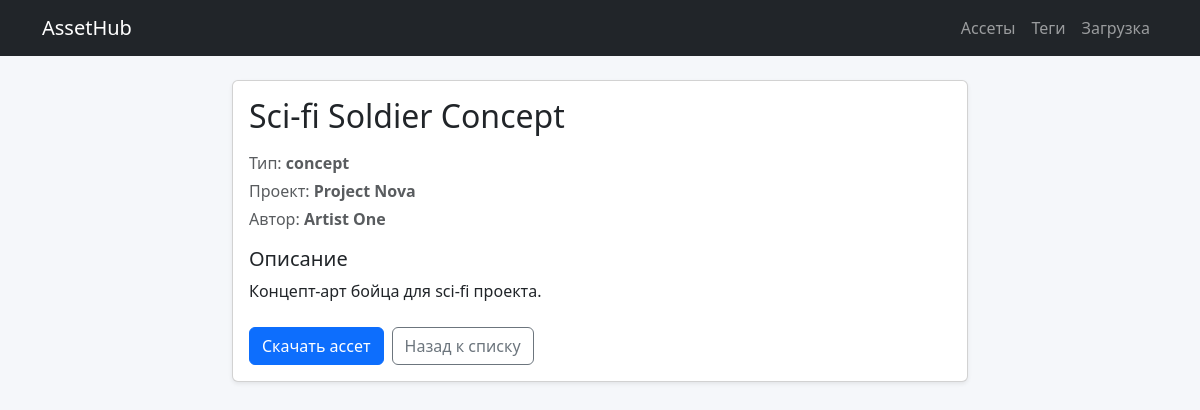
The page /assets/1 on the database its author committed.
### app/models/asset.py (models this page shows, shortened)
class Asset(db.Model):
    __tablename__ = "assets"
    id = db.Column(db.Integer, primary_key=True)
    title = db.Column(db.String(255), nullable=False)
    description = db.Column(db.Text)
    asset_type = db.Column(db.String(50), nullable=False)  # concept, 3d_model, texture и тд
    file_path = db.Column(db.String(512), nullable=False)
    preview_path = db.Column(db.String(512))
    project_name = db.Column(db.String(255))
    author_name = db.Column(db.String(255))
    created_at = db.Column(db.DateTime, default=datetime.utcnow)
    updated_at = db.Column(db.DateTime, onupdate=datetime.utcnow)
    tags = db.relationship(
        "Tag",
        secondary="asset_tags",
        back_populates="assets"
    )

### app/controllers/assets.py (the view)
@assets_bp.route("/<int:asset_id>")
def asset_detail(asset_id):
    asset = Asset.query.get(asset_id)
    if asset is None:
        abort(404)
    return render_template("assets/detail.html", asset=asset)

### app/templates/assets/detail.html (shortened to what this page needs)
{% extends "base.html" %}
{% block content %}
<div class="row">
    <div class="col-md-8 mx-auto">
        <div class="card shadow-sm mb-4">
            <div class="card-body">
                <h2 class="card-title mb-3">{{ asset.title }}</h2>
                <p class="text-muted mb-1">
                    Тип: <strong>{{ asset.asset_type }}</strong>
                </p>
                <p class="text-muted mb-1">
                    Проект: <strong>{{ asset.project_name or "—" }}</strong>
                </p>
                <p class="text-muted mb-3">
                    Автор: <strong>{{ asset.author_name or "—" }}</strong>
                </p>
                {% if asset.description %}
                    <h5>Описание</h5>
                    <p>{{ asset.description }}</p>
                {% endif %}
                <div class="mt-4 d-flex gap-2">
                    <a href="{{ url_for('assets.download_asset', asset_id=asset.id) }}"
                       class="btn btn-primary">
                        Скачать ассет
                    </a>
                    <a href="{{ url_for('assets.assets_list') }}"
                       class="btn btn-outline-secondary">
                        Назад к списку
                    </a>
                </div>
            </div>
        </div>
    </div>
</div>
{% endblock %}

### app/templates/base.html (style rules this page uses)
body { background-color: #f5f7fa; }

### rows shown on the page
Asset: title "Sci-fi Soldier Concept", asset_type "concept", project_name "Project Nova", author_name "Artist One", description "Концепт-арт бойца для sci-fi проекта."
